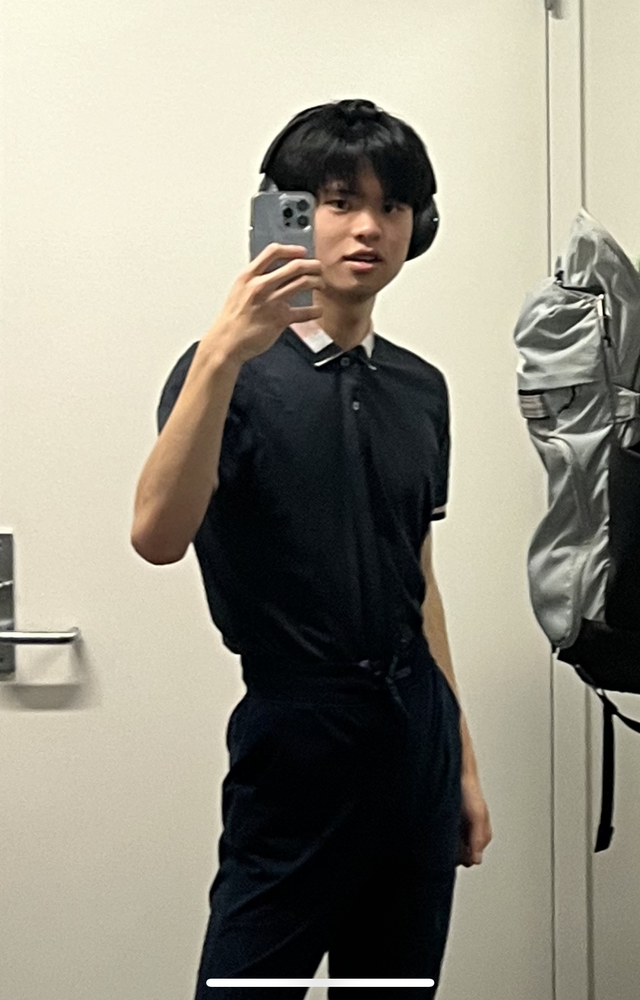
#> input picture Misc/test.PNG, 640 x 1000 px, shrunk from 1170 x 1828 before the run
$ python hist.py
#> lines starting #> are read from the running program, lines starting #| are printed output that depends on the picture
import cv2
import numpy as np
import matplotlib.pyplot as plt

img = cv2.imread("test.PNG")
#> img is the input picture: shape (1000, 640, 3); mean B, G, R 131.3, 144.8, 148.7
gray_img = cv2.cvtColor(img,cv2.COLOR_BGR2GRAY)
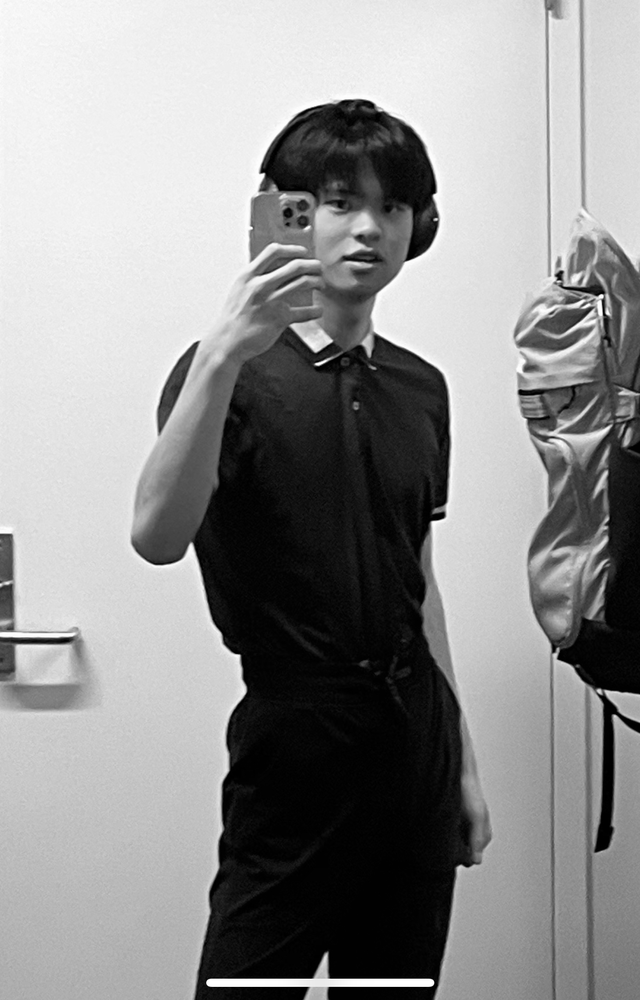
#> gray_img: shape (1000, 640); min 0, max 255, mean 144.4
num_bins = 8
bin_range = [0,256]

hist = cv2.calcHist([gray_img],[0],None,[num_bins],bin_range)
#> hist = [153358, 27006, 28421, 25094, 46635, 66287, 124098, 169101]
hist2 = cv2.calcHist([gray_img],[0],None,[256],bin_range)
#> hist2 = 256 values, max 17299 at index 1, min 238 at index 254, mean 2500

plt.plot(hist)
plt.xlim([0,num_bins-1])
plt.show()
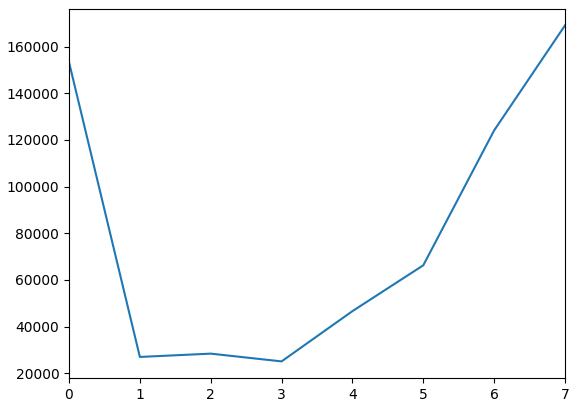
#> figure drawn by matplotlib, 1 panel

plt.plot(hist2)
plt.xlim([0,255])
plt.show()
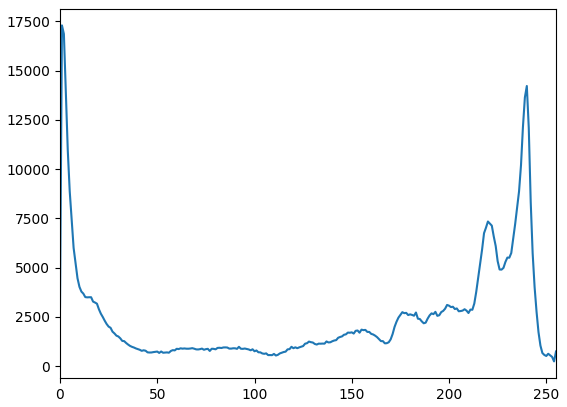
#> figure drawn by matplotlib, 1 panel; curve peaks at x = 1, y = 17299

$ run again, with Misc/moon_target.png copied over Misc/test.PNG
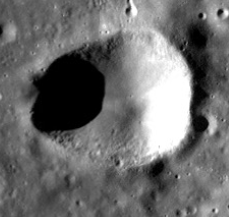
#> input picture Misc/moon_target.png, 229 x 217 px
#> img is the input picture: shape (217, 229, 3); min 0, max 255, mean 108.5
#> hist = [6137, 2733, 11246, 15249, 6324, 2670, 1507, 3827]
#> hist2 = 256 values, max 3569 at index 0, min 33 at index 233, mean 194.1
#> `plt.show()`:
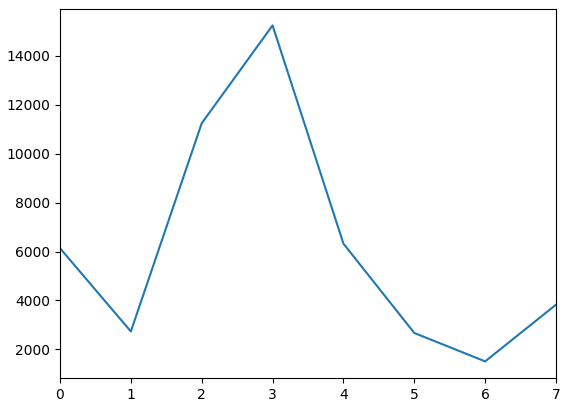
#> figure drawn by matplotlib, 1 panel
#> `plt.show()`:
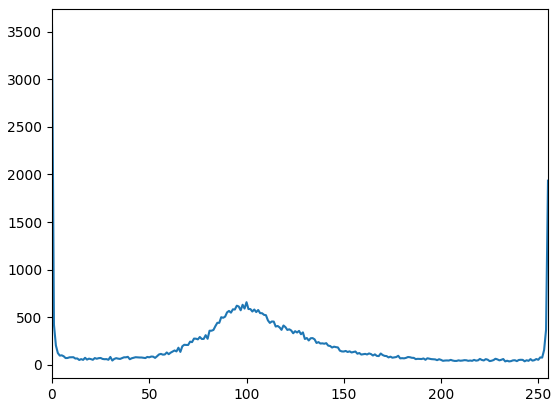
#> figure drawn by matplotlib, 1 panel; curve peaks at x = 0, y = 3569
